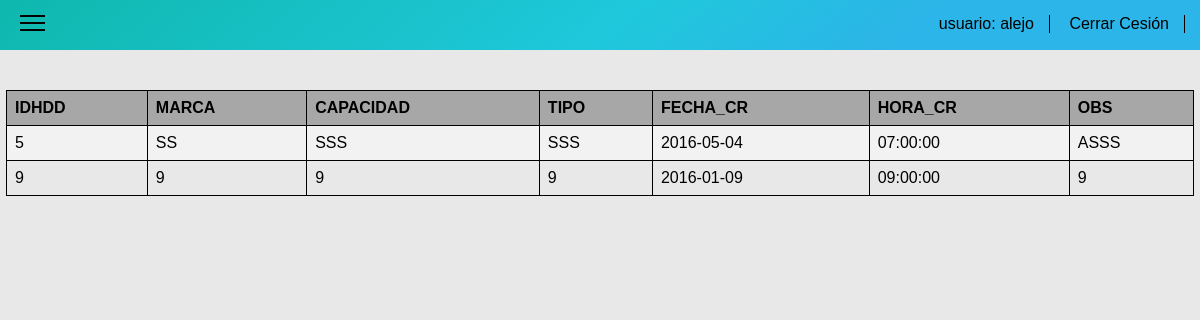
Page /index/hdd_consultar.php (signed in) on the committed database.
### tables this page shows
CREATE TABLE IF NOT EXISTS `hdd` (
`IDHDD` int(11) NOT NULL,
  `MARCA` varchar(30) DEFAULT NULL,
  `CAPACIDAD` varchar(20) DEFAULT NULL,
  `TIPO` varchar(20) DEFAULT NULL,
  `FECHA_CR` date DEFAULT NULL,
  `HORA_CR` time DEFAULT NULL,
  `OBS` varchar(200) DEFAULT NULL
);

### index/hdd_consultar.php (the view, shortened to what this page needs)
<!DOCTYPE html>
<html>
<head>
  <link rel="stylesheet" type="text/css" href="../css/normalize.css">
  <link rel="stylesheet" type="text/css" href="../css/index.css">
</head>
<body>
<?php
$nom=$_SESSION['usuario'];
?>
<nav class="menu">
<ul class="ul-top">
    <li class="menu-ham" onclick="myFunction()">
      <div  class="menu-top"></div>
      <div></div>
      <div class="menu-bottom"></div>
    </li>
    <li class="li-top">
      <span class="usu"><a href="index.php">usuario: <?php echo "$nom" ?></a></span>
    </li>
    <li class="li-top" id="li-top">
      <span class=""><a href="../desconectar.php">Cerrar Cesión</a></span>
    </li>
  </ul>
</nav>
<div class="contenedor" id="contenedor">
  <div class="con-table">
   <?php require '../conectar.php';?>
<?php
$sql = "SELECT  IDHDD,MARCA,CAPACIDAD,TIPO,FECHA_CR,HORA_CR,OBS FROM hdd";
$result = $conexion->query($sql);
if ($result->num_rows > 0) {
     echo "<table><tr><th>IDHDD</th><th>MARCA</th><th>CAPACIDAD</th>
     <th>TIPO</th><th>FECHA_CR</th><th>HORA_CR</th><th>OBS</th>
     </tr>";
     while($row = $result->fetch_assoc()) {
         echo "<tr>
         <td>" . $row["IDHDD"]. "</td>
         <td>" . $row["MARCA"]."</td>
         <td>" . $row["CAPACIDAD"]."</td>
         <td>" . $row["TIPO"]."</td>
         <td>" . $row["FECHA_CR"]."</td>
         <td>" . $row["HORA_CR"]."</td>
         <td>" . $row["OBS"].
          "</td></tr>";
     }
     echo "</table>";
} else {
     echo "0 results";
}
?>
  </div>
</div>
</body>
</html>

### css/index.css (style rules this page uses)
.menu { position: absolute; width: 100%; background:linear-gradient(141deg, #0fb8ad 0%, #1fc8db 51%, #2cb5e8 75%); height: 50px; z-index: 1; }
.ul-top { list-style-type: none; margin: 0; padding: 0; text-align: right; }
.li-top { display: inline-block; margin-right: 15px; height: 50px; }
.li-top span { display: inline-block; margin-top: 15px; border-right: 1px solid; padding-right: 10px; }
.li-top span a { text-decoration: none; color: black ; margin-right: 5px; }
.menu-ham { position: absolute; margin-left: 20px; width: 25px; margin-top: 10px; cursor:pointer; }
.menu-ham div { display: block; background-color: black; width: 25px; height: 2px; margin-top: 5px; }
.contenedor { width: 100%; height: 100%; background-color: #E8E8E8; position: absolute; transition: all 0.5s ease-out; -webkit-transition: all 0.5s ease-out; -moz-transition: all 0.5s ease-out; overflow-y: scroll; }
.con-table { overflow-x:auto; margin-top: 90px }
table { border-collapse: collapse; width: 99%; margin-left: 6px; }
table, td, th { border: 1px solid black; text-align: left; }
th { background-color: rgba(68, 68, 68, 0.4); }
th, td { text-align: left; padding: 8px; }
tr:nth-child(even) { background-color: #f2f2f2 }

### rows in the picture
hdd: IDHDD "5", MARCA "SS", CAPACIDAD "SSS", TIPO "SSS", FECHA_CR "2016-05-04", HORA_CR "07:00:00", OBS "ASSS"
hdd: IDHDD "9", MARCA "9", CAPACIDAD "9", TIPO "9", FECHA_CR "2016-01-09", HORA_CR "09:00:00", OBS "9"

### other values in the picture
$nom "alejo"
